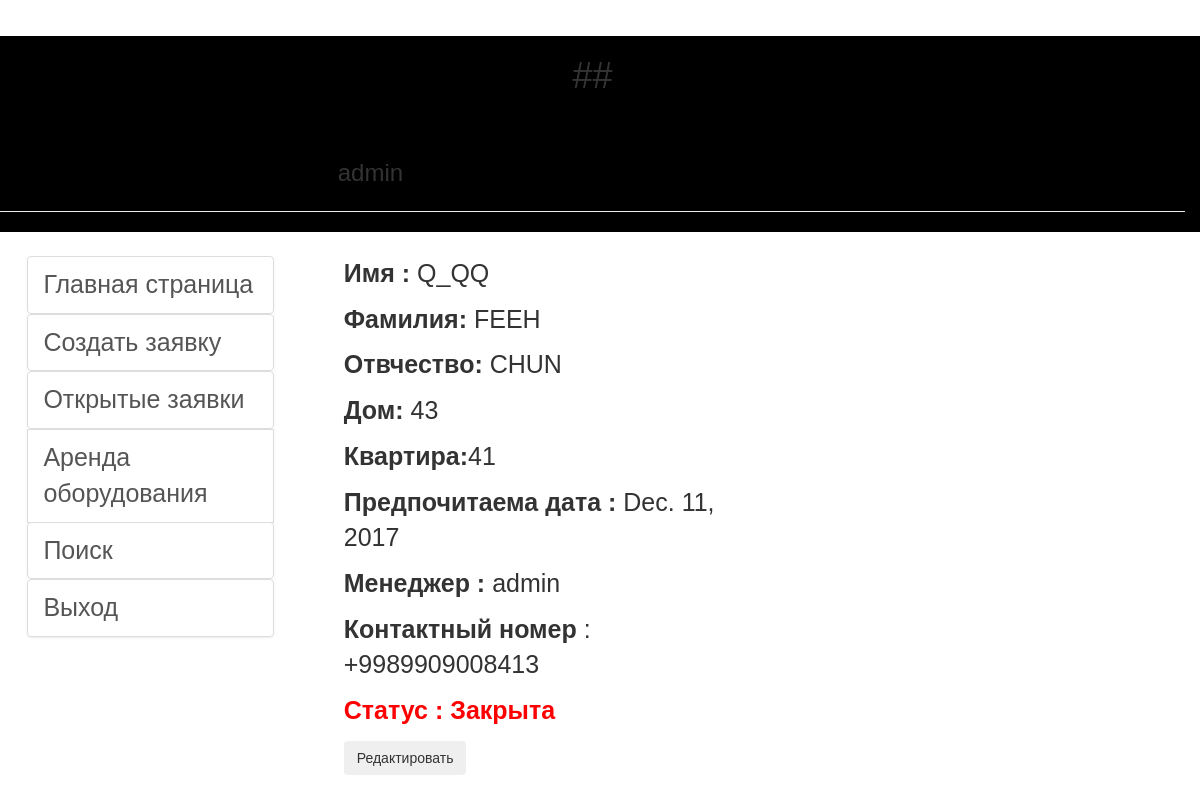
The app's page /blank/ticket/10 (signed in) with its own data.
### blank/models.py (models this page shows, shortened)
class Profile(models.Model):
    date_creating = models.DateField(help_text='Дата регистрации', null=True, blank=True, default=now)
    name = models.CharField(help_text='Введите имя абонента', max_length=15)
    surname = models.CharField(help_text='Введите фамилию абонента',max_length=15)
    patronymic = models.CharField(help_text='Введите отчество абонента', max_length=20)
    address = models.CharField(help_text='Улица/Массив', max_length=20,)
    home = models.CharField(help_text='Введите номер дома', max_length=5)
    flat = models.CharField(help_text='Введите номер квартиры', max_length=5,)
    contact_number = models.CharField(help_text='Контактный номер абонента', max_length=30,)
    prefering_connection = models.DateField(help_text='Предпочитаемая дата подключения')
    datetimerange = models.DateField(help_text='Для фильтрации дат с отметками , ОТ -- К', null=True, blank=True, default=now)
    manager = models.ForeignKey(User,blank=True, null=True, on_delete=models.SET_NULL,)
    class Meta:
        permissions = (
            ("can_see_all_blank" , "View all blanks"),
                      )
    tarrif_plans = (
        ('s40', 'Скоростной 40'),
        ('s60', 'Скоростной 60'),
        ('s80', 'Скоростной 80'),
        ('s100', 'Скоростной 100'),
        ('s120','Скоростной 120'),
        ('s140', 'Скоростной 140'),
        ('s160', 'Скоростной 160'),
        ('s200', 'Скоростной 200'),
        ('s240', 'Скоростной 240'),
    )
    tarrif = models.CharField(blank=True ,choices= tarrif_plans , null=True , max_length=15)
    blank_status = (
        ('Открыта', 'Открыта'),
        ('Закрыта', 'Закрыта'),
                    )
    status = models.CharField(max_length=15, choices=blank_status, blank=True , null=True)
    def get_edit_url(self):
        return reverse('edit', args=[str(self.id)])

### blank/views.py (the view)
# urls.py: url(r'^ticket/(?P<pk>\d+)$', login_required(views.MyTicket.as_view()), name='my-ticket'),
class MyTicket(generic.DetailView):
    model = Profile
    template_name = 'ticket.html'

### templates/ticket.html (shortened to what this page needs)
{% extends 'main.html' %}
{% block content %}
    <div class="red">
        <div class="col-lg-6  col-md-5 col-sm-4" style="margin-top:3vh">
            <ul>
                <li>
                    <p><strong>Имя :</strong> {{profile.name}}</p>
                    <p><strong>Фамилия:</strong> {{profile.surname}}</p>
                    <p><strong>Отвчество:</strong> {{profile.patronymic}} </p>
                    <p><strong>Дом:</strong> {{profile.home}}</p>
                    <p><strong>Квартира:</strong>{{profile.flat}}</p>
                    <p><strong>Предпочитаема дата : </strong>{{profile.prefering_connection}}</p>
                    <p><strong>Менеджер :</strong> {{profile.manager}}</p>
                    <p><strong>Контактный номер </strong> : {{profile.contact_number}} </p>
                    {% if profile.status == 'Закрыта' %}
                    <p style="color: red ;"><strong>Статус : {{profile.status}} </strong></p>
                    {% elif profile.status == 'Открыта' %}
                    <p style="color: green ;"><strong>Статус : {{profile.status}} </strong></p>
                    {% endif %}
                    <button class="btn" type="button" onclick='location.href="{{profile.get_edit_url}}"' > Редактировать</button>
                </li>
            </ul>
        </div>
    </div>
{% endblock %}

### templates/main.html (shortened to what this page needs)
<!DOCTYPE html>
<html>
<head>
    {% load static %}
    <link rel="stylesheet" type="text/css" href="{% static 'startup/css/style.css' %}">
    <link rel="stylesheet" type="text/css" href="{% static 'startup/css/bootstrap.css' %}">
    <link rel="stylesheet" type="text/css" href="{% static 'startup/css/bootstrap-theme.css' %}">
</head>
<body>
	<div class="row" style="margin-right: 0;"> ]
	<div class="col-lg-12" style="background-color:black;">
		<h1 align="center" style="margin-bottom: 60px;">##</h1>
		  		<div class='top'>
						{% if user.is_authenticated %}
	                	<h3 style="margin: 0 0 0 28.5%;">{{user.get_username}}</h3>
						{% endif %}
				</div>
	            <hr>
	</div>
        {% block sidebar %}
  		<div class="col-lg-3 col-md-3 col-sm-4" style="margin-top:3vh">
  			<div class="navigation">
                <ul class="nav list-group">
                    <li>
                        <a class="list-group-item" href="{% url 'main' %}">Главная страница</a>
                    </li>
                    <li>
						<a class="list-group-item" href="{% url 'blank-create' %}">Создать заявку</a>
                    </li>
                    <li>
                        <a class="list-group-item" href="{% url 'statusopen' %}">Открытые заявки</a>
                    </li>
                        <a class="list-group-item" href="{% url 'tes' %}">Аренда оборудования</a>
                    <li>
                        <a class="list-group-item" href="{% url 'search' %}">Поиск</a>
                    </li>
                    <li>
                        <a class="list-group-item" href="{% url "logout"%}?next={{request.path}}">Выход</a>
                </li>
                </ul>
            </div>
        </div>
        {% endblock %}
        {% block content %}{% endblock %}
</body>
</html>

### static/startup/css/style.css (style rules this page uses)
* { box-sizing: border-box; -moz-box-sizing: border-box; -webkit-box-sizing: border-box; font-family: arial; }
.top>* { display: inline-block; }
.navigation { margin-left: 10%; }
@media screen and (max-width: 1680px) { * { font-size: 17px; } }
@media screen and (max-width: 1280px) { * { font-size: 25px; } }
.red { margit-top:20px; margin-left: 100px; width: 900px; height: auto; }
.red li { list-style: none; padding: 0; }

### records on screen
Profile: name "Q_QQ", surname "FEEH", patronymic "CHUN", home "43", flat "41", prefering_connection "Dec. 11, 2017", manager "admin", contact_number "+9989909008413", status "Закрыта"

### other values on screen
{{ user.get_username }} "admin"
